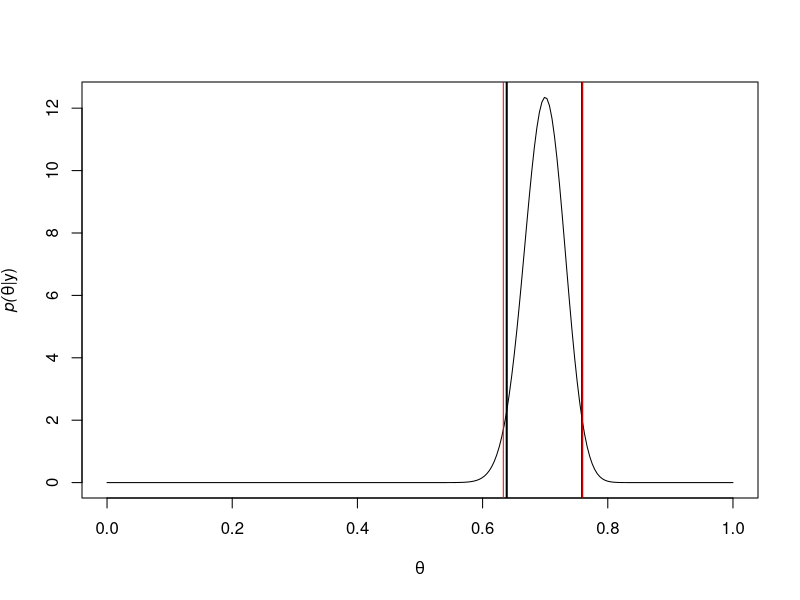

R code for this plot:
############################################################################
### HBD Credible Interval for Student Happiness about social life########

theta <- seq(from=0,to=1,length=250)
n=200   # sample size
ysu = 140 # number of successes
yfl = n - ysu



# HPD Based Credible interval ( 95% C.I)
a= ysu +1
b= yfl +1


# Plot of Posterior vs theta ( include the Quantile based C.I)
plot(theta,dbeta(theta,ysu+1,yfl+1),type="l",
     xlab=expression(theta),ylab=expression(paste(italic("p("),theta,"|y)")))

pth<-dbeta(theta, ysu+1, yfl+1)
pth<-pth
pth
ord<- order(-pth)
xpx<-cbind(theta[ord], pth[ord])
xpx<-cbind(xpx,cumsum(xpx[,2])/sum(xpx[,2]))

hpd<-function(x,dx,p){
  md<-x[dx==max(dx)]
  px<-dx/sum(dx)
  pxs<--sort(-px)
  ct<-min(pxs[cumsum(pxs)< p])
  list(hpdr=range(x[px>=ct]),mode=md) }

hpdb_d<-hpd(xpx[,1],xpx[,2],.95)$hpdr
hpdb_d
abline( v=hpdb_d  ,col=gray(0),lwd=2   )
     
Bd <- qbeta(c(0.025,0.975),a,b)
Bd     
abline(v=Bd, col ="Red")
